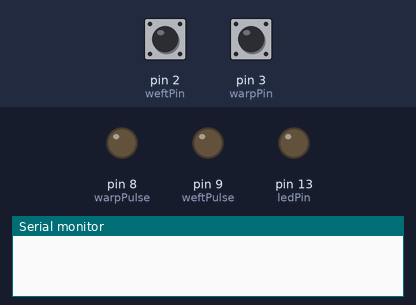
Simulated run of this sketch. Board: Arduino Uno, built with avr-gcc and run on an emulated ATmega328P. On the bench: output pins drawn as LEDs (lit = HIGH), the last lines printed to the serial monitor. The inputs (shaded band) are chosen by the test bench; at power-on: pin 2 (weftPin) HIGH, pin 3 (warpPin) HIGH. Pins used as bus, display or sensor lines are not drawn.

Above: at 1.2 s.
1.3 s: pin 2 (weftPin) pulled LOW for 0.15 s
At 2.0 s:
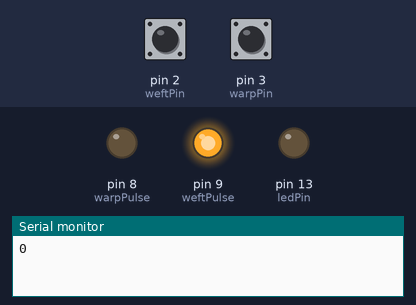
2.9 s: pin 3 (warpPin) pulled LOW for 0.15 s
At 3.2 s:
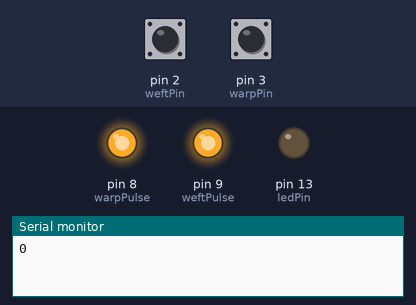
Timing chart, 0 to 5.9 s (numbered marks = the images above; inputs shaded):
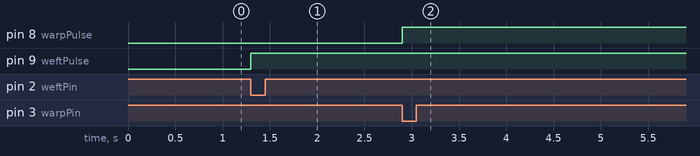

Measured:
- after the input at 1.3 s, pin 9 (weftPulse): LOW → HIGH at once
- after the input at 2.9 s, pin 8 (warpPulse): LOW → HIGH at once

The sketch:

Arduino_Simulation.ino
```cpp
const int pulsePin = 7;  // Output pin for simulated proximity sensor pulses
const int ledPin = 13;   // LED pin for indication
const int pulseCountTarget = 218;  // Target pulse count per minute
const int weftPin = 2;
const int warpPin = 3;
const int warpPulse=8;
const int weftPulse=9;
volatile bool interruptOccurred = false;  // Flag variable to indicate interrupt

void  weftInt() {
    digitalWrite(weftPulse, HIGH);  // Simulate pulse

    //delayMicroseconds(500);         // Adjust delay for pulse duration
    //digitalWrite(weftPulse, LOW);   // Reset pulse

    interruptOccurred = true;  // Set the flag
  //Serial.print(interruptOccurred);
}

void  warpInt() {
    digitalWrite(warpPulse, HIGH);  // Simulate pulse

    //delayMicroseconds(500);         // Adjust delay for pulse duration
    //digitalWrite(warpPulse, LOW);   // Reset pulse
  interruptOccurred = true;  // Set the flag
}

void setup() {
  pinMode(pulsePin, OUTPUT);
  pinMode(ledPin, OUTPUT);
  pinMode(warpPulse, OUTPUT);
  pinMode(weftPulse, OUTPUT);
  pinMode(weftPin, INPUT_PULLUP);
  pinMode(warpPin, INPUT_PULLUP);
  attachInterrupt(digitalPinToInterrupt(weftPin), weftInt, FALLING);
  attachInterrupt(digitalPinToInterrupt(warpPin), warpInt, FALLING);
  Serial.begin(115200);
}

void loop() {
  if (!interruptOccurred) {
    simulatePulses();
  }
}

void simulatePulses() {
  int pulseDelay = 60000 / pulseCountTarget;  // Calculate delay for desired pulse count per minute
  for (int i = 0; i < pulseCountTarget; i++) {
    digitalWrite(pulsePin, HIGH);  // Simulate pulse
    digitalWrite(ledPin, HIGH);    // Indicate pulse with LED
    delayMicroseconds(500);         // Adjust delay for pulse duration
    digitalWrite(pulsePin, LOW);   // Reset pulse
    digitalWrite(ledPin, LOW);
    delayMicroseconds(500);         // Adjust delay for pulse spacing
    if (interruptOccurred) {
     // interruptOccurred = false;  // Reset the flag
      Serial.println(digitalRead(8));
      break;  // If interrupt occurred, break out of the loop
    }
    delay(pulseDelay);              // Delay to achieve desired pulse count per minute
  }
}
```
